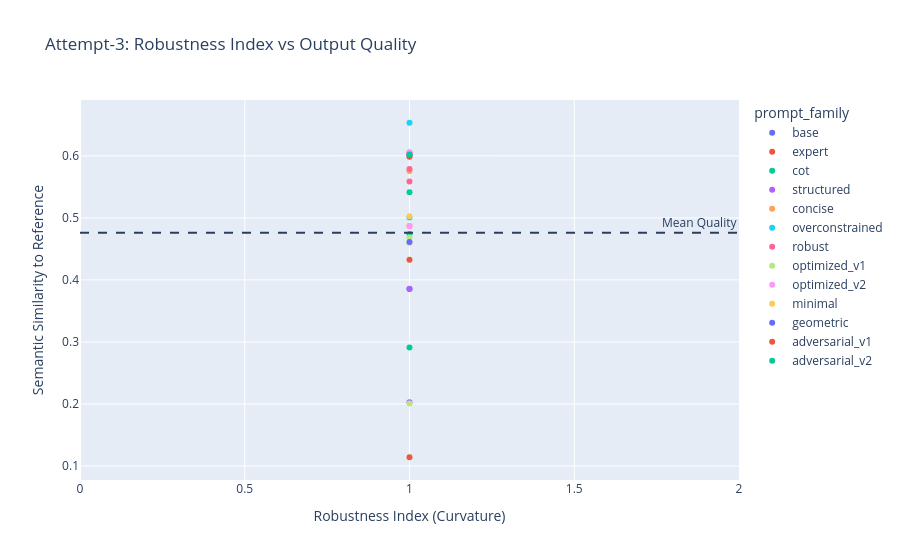
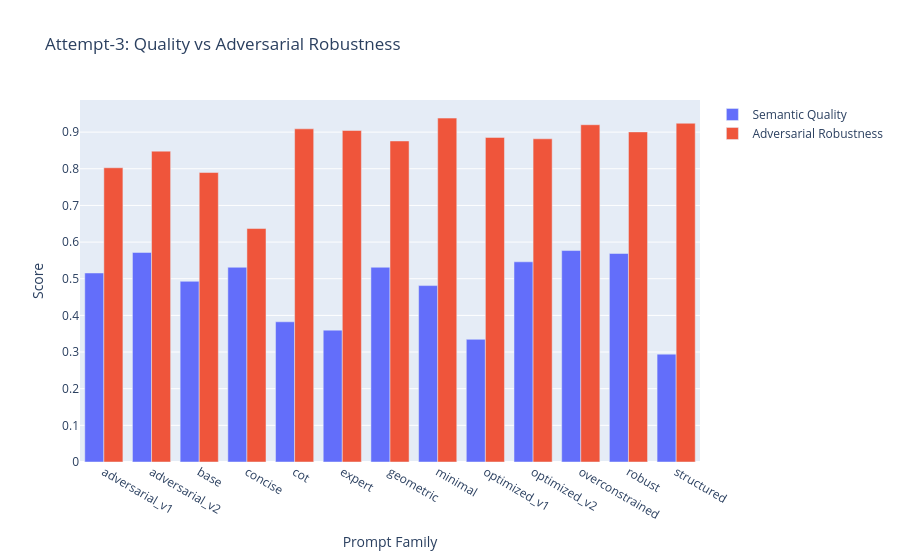
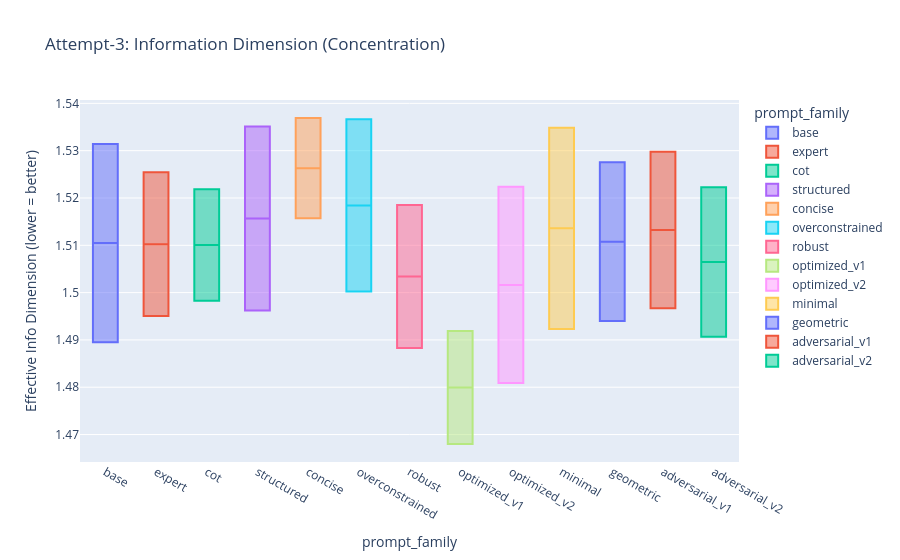
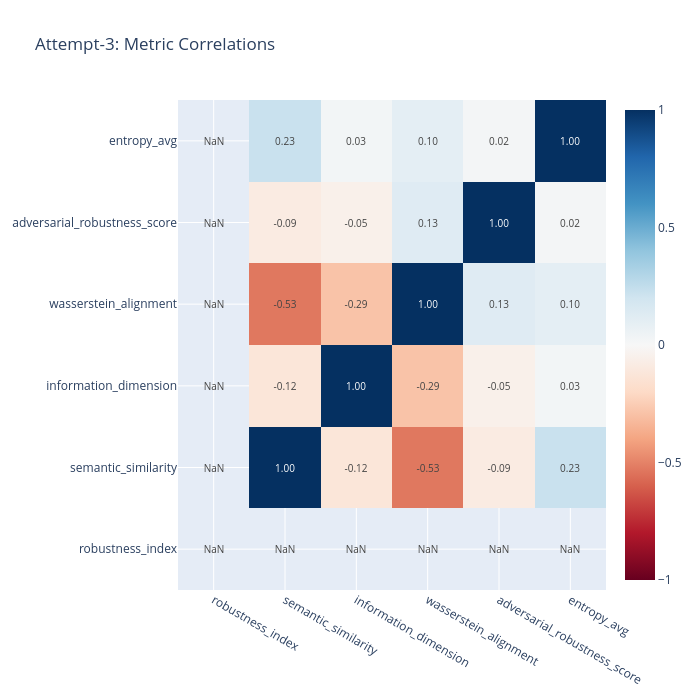

These figures' notebook cell, in order:
### Code cell
"""
BLOCK 10: Interactive Visualization with Plotly
Real-time analysis of results
"""

print("=" * 70)
print("BLOCK 10: INTERACTIVE VISUALIZATION")
print("=" * 70)

# Load results (if running fresh)
df = pd.read_csv(
    "attempt3_results_v1.csv") if 'results_df' not in dir() else results_df

print("\n[1] Creating interactive visualizations...\n")

# ============================================================================
# 1. Robustness vs Quality (Interactive Scatter)
# ============================================================================

fig1 = px.scatter(
    df,
    x="robustness_index",
    y="semantic_similarity",
    color="prompt_family",
    hover_data=["prompt_family", "task_type"],
    title="Attempt-3: Robustness Index vs Output Quality",
    labels={
        "robustness_index": "Robustness Index (Curvature)",
        "semantic_similarity": "Semantic Similarity to Reference"
    }
)
fig1.add_hline(y=df["semantic_similarity"].mean(),
               line_dash="dash", annotation_text="Mean Quality")
fig1.show()

print("✓ Plot 1: Robustness vs Quality\n")

# ============================================================================
# 2. Adversarial Robustness Comparison
# ============================================================================

fig2_data = df.groupby("prompt_family").agg({
    "semantic_similarity": "mean",
    "adversarial_robustness_score": "mean",
    "noisy_resilience": "mean",
    "jailbreak_resilience": "mean",
}).reset_index()

fig2 = go.Figure()

fig2.add_trace(go.Bar(
    name="Semantic Quality",
    x=fig2_data["prompt_family"],
    y=fig2_data["semantic_similarity"]
))

fig2.add_trace(go.Bar(
    name="Adversarial Robustness",
    x=fig2_data["prompt_family"],
    y=fig2_data["adversarial_robustness_score"]
))

fig2.update_layout(
    title="Attempt-3: Quality vs Adversarial Robustness",
    xaxis_title="Prompt Family",
    yaxis_title="Score",
    barmode="group",
    hovermode="x"
)
fig2.show()

print("✓ Plot 2: Quality vs Adversarial Robustness\n")

# ============================================================================
# 3. Information Dimension (Low = Better)
# ============================================================================

fig3 = px.box(
    df,
    x="prompt_family",
    y="information_dimension",
    color="prompt_family",
    title="Attempt-3: Information Dimension (Concentration)",
    labels={
        "information_dimension": "Effective Info Dimension (lower = better)"}
)
fig3.show()

print("✓ Plot 3: Information Dimension by Family\n")

# ============================================================================
# 4. Metric Correlations (Heatmap)
# ============================================================================

corr_cols = [
    "robustness_index",
    "semantic_similarity",
    "information_dimension",
    "wasserstein_alignment",
    "adversarial_robustness_score",
    "entropy_avg"
]

corr_matrix = df[corr_cols].corr()

fig4 = go.Figure(data=go.Heatmap(
    z=corr_matrix.values,
    x=corr_matrix.columns,
    y=corr_matrix.columns,
    colorscale='RdBu',
    zmid=0,
    text=np.round(corr_matrix.values, 2),
    texttemplate='%{text:.2f}',
    textfont={"size": 10},
))

fig4.update_layout(
    title="Attempt-3: Metric Correlations",
    width=700,
    height=700
)
fig4.show()

print("✓ Plot 4: Correlation Heatmap\n")

# ============================================================================
# 5. Prompt Family Ranking Dashboard
# ============================================================================

family_stats = df.groupby("prompt_family").agg({
    "semantic_similarity": ["mean", "std"],
    "robustness_index": "mean",
    "adversarial_robustness_score": "mean",
    "information_dimension": "mean",
}).round(4)

family_stats.columns = [
    "Sim_Mean", "Sim_Std", "Robustness",
    "Adv_Robustness", "Info_Dim"
]
family_stats = family_stats.sort_values("Sim_Mean", ascending=False)

print("Prompt Family Rankings:")
print(family_stats)
print()

print("=" * 70)
print("✓ BLOCK 10 COMPLETE - Visualizations Ready!")
print("=" * 70 + "\n")

### Figure 1 — Plotly figure (JSON) as saved in the notebook; plotly's stock layout.template omitted (floating-point values rounded to 4 significant figures)
{"data": [{"customdata": [["base", "math"], ["base", "math"]], "hovertemplate": "prompt_family=%{customdata[0]}<br>Robustness Index (Curvature)=%{x}<br>Semantic Similarity to Reference=%{y}<br>task_type=%{customdata[1]}<extra></extra>", "legendgroup": "base", "marker": {"color": "#636efa", "symbol": "circle"}, "mode": "markers", "name": "base", "orientation": "v", "showlegend": true, "type": "scatter", "x": [1.0, 1.0], "xaxis": "x", "y": [0.3855, 0.6004], "yaxis": "y"}, {"customdata": [["expert", "math"], ["expert", "math"]], "hovertemplate": "prompt_family=%{customdata[0]}<br>Robustness Index (Curvature)=%{x}<br>Semantic Similarity to Reference=%{y}<br>task_type=%{customdata[1]}<extra></extra>", "legendgroup": "expert", "marker": {"color": "#EF553B", "symbol": "circle"}, "mode": "markers", "name": "expert", "orientation": "v", "showlegend": true, "type": "scatter", "x": [1.0, 1.0], "xaxis": "x", "y": [0.1142, 0.6053], "yaxis": "y"}, {"customdata": [["cot", "math"], ["cot", "math"]], "hovertemplate": "prompt_family=%{customdata[0]}<br>Robustness Index (Curvature)=%{x}<br>Semantic Similarity to Reference=%{y}<br>task_type=%{customdata[1]}<extra></extra>", "legendgroup": "cot", "marker": {"color": "#00cc96", "symbol": "circle"}, "mode": "markers", "name": "cot", "orientation": "v", "showlegend": true, "type": "scatter", "x": [1.0, 1.0], "xaxis": "x", "y": [0.4742, 0.2909], "yaxis": "y"}, {"customdata": [["structured", "math"], ["structured", "math"]], "hovertemplate": "prompt_family=%{customdata[0]}<br>Robustness Index (Curvature)=%{x}<br>Semantic Similarity to Reference=%{y}<br>task_type=%{customdata[1]}<extra></extra>", "legendgroup": "structured", "marker": {"color": "#ab63fa", "symbol": "circle"}, "mode": "markers", "name": "structured", "orientation": "v", "showlegend": true, "type": "scatter", "x": [1.0, 1.0], "xaxis": "x", "y": [0.3857, 0.2029], "yaxis": "y"}, {"customdata": [["concise", "math"], ["concise", "math"]], "hovertemplate": "prompt_family=%{customdata[0]}<br>Robustness Index (Curvature)=%{x}<br>Semantic Similarity to Reference=%{y}<br>task_type=%{customdata[1]}<extra></extra>", "legendgroup": "concise", "marker": {"color": "#FFA15A", "symbol": "circle"}, "mode": "markers", "name": "concise", "orientation": "v", "showlegend": true, "type": "scatter", "x": [1.0, 1.0], "xaxis": "x", "y": [0.4868, 0.5758], "yaxis": "y"}, {"customdata": [["overconstrained", "math"], ["overconstrained", "math"]], "hovertemplate": "prompt_family=%{customdata[0]}<br>Robustness Index (Curvature)=%{x}<br>Semantic Similarity to Reference=%{y}<br>task_type=%{customdata[1]}<extra></extra>", "legendgroup": "overconstrained", "marker": {"color": "#19d3f3", "symbol": "circle"}, "mode": "markers", "name": "overconstrained", "orientation": "v", "showlegend": true, "type": "scatter", "x": [1.0, 1.0], "xaxis": "x", "y": [0.5005, 0.6534], "yaxis": "y"}, {"customdata": [["robust", "math"], ["robust", "math"]], "hovertemplate": "prompt_family=%{customdata[0]}<br>Robustness Index (Curvature)=%{x}<br>Semantic Similarity to Reference=%{y}<br>task_type=%{customdata[1]}<extra></extra>", "legendgroup": "robust", "marker": {"color": "#FF6692", "symbol": "circle"}, "mode": "markers", "name": "robust", "orientation": "v", "showlegend": true, "type": "scatter", "x": [1.0, 1.0], "xaxis": "x", "y": [0.579, 0.5588], "yaxis": "y"}, {"customdata": [["optimized_v1", "math"], ["optimized_v1", "math"]], "hovertemplate": "prompt_family=%{customdata[0]}<br>Robustness Index (Curvature)=%{x}<br>Semantic Similarity to Reference=%{y}<br>task_type=%{customdata[1]}<extra></extra>", "legendgroup": "optimized_v1", "marker": {"color": "#B6E880", "symbol": "circle"}, "mode": "markers", "name": "optimized_v1", "orientation": "v", "showlegend": true, "type": "scatter", "x": [1.0, 1.0], "xaxis": "x", "y": [0.4684, 0.2009], "yaxis": "y"}, {"customdata": [["optimized_v2", "math"], ["optimized_v2", "math"]], "hovertemplate": "prompt_family=%{customdata[0]}<br>Robustness Index (Curvature)=%{x}<br>Semantic Similarity to Reference=%{y}<br>task_type=%{customdata[1]}<extra></extra>", "legendgroup": "optimized_v2", "marker": {"color": "#FF97FF", "symbol": "circle"}, "mode": "markers", "name": "optimized_v2", "orientation": "v", "showlegend": true, "type": "scatter", "x": [1.0, 1.0], "xaxis": "x", "y": [0.4868, 0.6056], "yaxis": "y"}, {"customdata": [["minimal", "math"], ["minimal", "math"]], "hovertemplate": "prompt_family=%{customdata[0]}<br>Robustness Index (Curvature)=%{x}<br>Semantic Similarity to Reference=%{y}<br>task_type=%{customdata[1]}<extra></extra>", "legendgroup": "minimal", "marker": {"color": "#FECB52", "symbol": "circle"}, "mode": "markers", "name": "minimal", "orientation": "v", "showlegend": true, "type": "scatter", "x": [1.0, 1.0], "xaxis": "x", "y": [0.4599, 0.5027], "yaxis": "y"}, {"customdata": [["geometric", "math"], ["geometric", "math"]], "hovertemplate": "prompt_family=%{customdata[0]}<br>Robustness Index (Curvature)=%{x}<br>Semantic Similarity to Reference=%{y}<br>task_type=%{customdata[1]}<extra></extra>", "legendgroup": "geometric", "marker": {"color": "#636efa", "symbol": "circle"}, "mode": "markers", "name": "geometric", "orientation": "v", "showlegend": true, "type": "scatter", "x": [1.0, 1.0], "xaxis": "x", "y": [0.461, 0.6016], "yaxis": "y"}, {"customdata": [["adversarial_v1", "math"], ["adversarial_v1", "math"]], "hovertemplate": "prompt_family=%{customdata[0]}<br>Robustness Index (Curvature)=%{x}<br>Semantic Similarity to Reference=%{y}<br>task_type=%{customdata[1]}<extra></extra>", "legendgroup": "adversarial_v1", "marker": {"color": "#EF553B", "symbol": "circle"}, "mode": "markers", "name": "adversarial_v1", "orientation": "v", "showlegend": true, "type": "scatter", "x": [1.0, 1.0], "xaxis": "x", "y": [0.4327, 0.5986], "yaxis": "y"}, {"customdata": [["adversarial_v2", "math"], ["adversarial_v2", "math"]], "hovertemplate": "prompt_family=%{customdata[0]}<br>Robustness Index (Curvature)=%{x}<br>Semantic Similarity to Reference=%{y}<br>task_type=%{customdata[1]}<extra></extra>", "legendgroup": "adversarial_v2", "marker": {"color": "#00cc96", "symbol": "circle"}, "mode": "markers", "name": "adversarial_v2", "orientation": "v", "showlegend": true, "type": "scatter", "x": [1.0, 1.0], "xaxis": "x", "y": [0.5412, 0.6023], "yaxis": "y"}], "layout": {"annotations": [{"showarrow": false, "text": "Mean Quality", "x": 1, "xanchor": "right", "xref": "x domain", "y": 0.476, "yanchor": "bottom", "yref": "y"}], "legend": {"title": {"text": "prompt_family"}, "tracegroupgap": 0}, "shapes": [{"line": {"dash": "dash"}, "type": "line", "x0": 0, "x1": 1, "xref": "x domain", "y0": 0.476, "y1": 0.476, "yref": "y"}], "title": {"text": "Attempt-3: Robustness Index vs Output Quality"}, "xaxis": {"anchor": "y", "domain": [0, 1], "title": {"text": "Robustness Index (Curvature)"}}, "yaxis": {"anchor": "x", "domain": [0, 1], "title": {"text": "Semantic Similarity to Reference"}}}}

### Figure 2 — Plotly figure (JSON) as saved in the notebook; plotly's stock layout.template omitted (floating-point values rounded to 4 significant figures)
{"data": [{"name": "Semantic Quality", "type": "bar", "x": ["adversarial_v1", "adversarial_v2", "base", "concise", "cot", "expert", "geometric", "minimal", "optimized_v1", "optimized_v2", "overconstrained", "robust", "structured"], "y": [0.5157, 0.5717, 0.4929, 0.5313, 0.3825, 0.3597, 0.5313, 0.4813, 0.3347, 0.5462, 0.5769, 0.5689, 0.2943]}, {"name": "Adversarial Robustness", "type": "bar", "x": ["adversarial_v1", "adversarial_v2", "base", "concise", "cot", "expert", "geometric", "minimal", "optimized_v1", "optimized_v2", "overconstrained", "robust", "structured"], "y": [0.8027, 0.8481, 0.7898, 0.6369, 0.909, 0.9045, 0.8759, 0.9383, 0.8856, 0.8818, 0.9202, 0.9006, 0.9242]}], "layout": {"barmode": "group", "hovermode": "x", "title": {"text": "Attempt-3: Quality vs Adversarial Robustness"}, "xaxis": {"title": {"text": "Prompt Family"}}, "yaxis": {"title": {"text": "Score"}}}}

### Figure 3 — Plotly figure (JSON) as saved in the notebook; plotly's stock layout.template omitted (floating-point values rounded to 4 significant figures)
{"data": [{"alignmentgroup": "True", "hovertemplate": "prompt_family=%{x}<br>Effective Info Dimension (lower = better)=%{y}<extra></extra>", "legendgroup": "base", "marker": {"color": "#636efa"}, "name": "base", "notched": false, "offsetgroup": "base", "orientation": "v", "showlegend": true, "type": "box", "x": ["base", "base"], "x0": " ", "xaxis": "x", "y": [1.531, 1.489], "y0": " ", "yaxis": "y"}, {"alignmentgroup": "True", "hovertemplate": "prompt_family=%{x}<br>Effective Info Dimension (lower = better)=%{y}<extra></extra>", "legendgroup": "expert", "marker": {"color": "#EF553B"}, "name": "expert", "notched": false, "offsetgroup": "expert", "orientation": "v", "showlegend": true, "type": "box", "x": ["expert", "expert"], "x0": " ", "xaxis": "x", "y": [1.525, 1.495], "y0": " ", "yaxis": "y"}, {"alignmentgroup": "True", "hovertemplate": "prompt_family=%{x}<br>Effective Info Dimension (lower = better)=%{y}<extra></extra>", "legendgroup": "cot", "marker": {"color": "#00cc96"}, "name": "cot", "notched": false, "offsetgroup": "cot", "orientation": "v", "showlegend": true, "type": "box", "x": ["cot", "cot"], "x0": " ", "xaxis": "x", "y": [1.522, 1.498], "y0": " ", "yaxis": "y"}, {"alignmentgroup": "True", "hovertemplate": "prompt_family=%{x}<br>Effective Info Dimension (lower = better)=%{y}<extra></extra>", "legendgroup": "structured", "marker": {"color": "#ab63fa"}, "name": "structured", "notched": false, "offsetgroup": "structured", "orientation": "v", "showlegend": true, "type": "box", "x": ["structured", "structured"], "x0": " ", "xaxis": "x", "y": [1.535, 1.496], "y0": " ", "yaxis": "y"}, {"alignmentgroup": "True", "hovertemplate": "prompt_family=%{x}<br>Effective Info Dimension (lower = better)=%{y}<extra></extra>", "legendgroup": "concise", "marker": {"color": "#FFA15A"}, "name": "concise", "notched": false, "offsetgroup": "concise", "orientation": "v", "showlegend": true, "type": "box", "x": ["concise", "concise"], "x0": " ", "xaxis": "x", "y": [1.537, 1.516], "y0": " ", "yaxis": "y"}, {"alignmentgroup": "True", "hovertemplate": "prompt_family=%{x}<br>Effective Info Dimension (lower = better)=%{y}<extra></extra>", "legendgroup": "overconstrained", "marker": {"color": "#19d3f3"}, "name": "overconstrained", "notched": false, "offsetgroup": "overconstrained", "orientation": "v", "showlegend": true, "type": "box", "x": ["overconstrained", "overconstrained"], "x0": " ", "xaxis": "x", "y": [1.537, 1.5], "y0": " ", "yaxis": "y"}, {"alignmentgroup": "True", "hovertemplate": "prompt_family=%{x}<br>Effective Info Dimension (lower = better)=%{y}<extra></extra>", "legendgroup": "robust", "marker": {"color": "#FF6692"}, "name": "robust", "notched": false, "offsetgroup": "robust", "orientation": "v", "showlegend": true, "type": "box", "x": ["robust", "robust"], "x0": " ", "xaxis": "x", "y": [1.519, 1.488], "y0": " ", "yaxis": "y"}, {"alignmentgroup": "True", "hovertemplate": "prompt_family=%{x}<br>Effective Info Dimension (lower = better)=%{y}<extra></extra>", "legendgroup": "optimized_v1", "marker": {"color": "#B6E880"}, "name": "optimized_v1", "notched": false, "offsetgroup": "optimized_v1", "orientation": "v", "showlegend": true, "type": "box", "x": ["optimized_v1", "optimized_v1"], "x0": " ", "xaxis": "x", "y": [1.492, 1.468], "y0": " ", "yaxis": "y"}, {"alignmentgroup": "True", "hovertemplate": "prompt_family=%{x}<br>Effective Info Dimension (lower = better)=%{y}<extra></extra>", "legendgroup": "optimized_v2", "marker": {"color": "#FF97FF"}, "name": "optimized_v2", "notched": false, "offsetgroup": "optimized_v2", "orientation": "v", "showlegend": true, "type": "box", "x": ["optimized_v2", "optimized_v2"], "x0": " ", "xaxis": "x", "y": [1.522, 1.481], "y0": " ", "yaxis": "y"}, {"alignmentgroup": "True", "hovertemplate": "prompt_family=%{x}<br>Effective Info Dimension (lower = better)=%{y}<extra></extra>", "legendgroup": "minimal", "marker": {"color": "#FECB52"}, "name": "minimal", "notched": false, "offsetgroup": "minimal", "orientation": "v", "showlegend": true, "type": "box", "x": ["minimal", "minimal"], "x0": " ", "xaxis": "x", "y": [1.535, 1.492], "y0": " ", "yaxis": "y"}, {"alignmentgroup": "True", "hovertemplate": "prompt_family=%{x}<br>Effective Info Dimension (lower = better)=%{y}<extra></extra>", "legendgroup": "geometric", "marker": {"color": "#636efa"}, "name": "geometric", "notched": false, "offsetgroup": "geometric", "orientation": "v", "showlegend": true, "type": "box", "x": ["geometric", "geometric"], "x0": " ", "xaxis": "x", "y": [1.528, 1.494], "y0": " ", "yaxis": "y"}, {"alignmentgroup": "True", "hovertemplate": "prompt_family=%{x}<br>Effective Info Dimension (lower = better)=%{y}<extra></extra>", "legendgroup": "adversarial_v1", "marker": {"color": "#EF553B"}, "name": "adversarial_v1", "notched": false, "offsetgroup": "adversarial_v1", "orientation": "v", "showlegend": true, "type": "box", "x": ["adversarial_v1", "adversarial_v1"], "x0": " ", "xaxis": "x", "y": [1.53, 1.497], "y0": " ", "yaxis": "y"}, {"alignmentgroup": "True", "hovertemplate": "prompt_family=%{x}<br>Effective Info Dimension (lower = better)=%{y}<extra></extra>", "legendgroup": "adversarial_v2", "marker": {"color": "#00cc96"}, "name": "adversarial_v2", "notched": false, "offsetgroup": "adversarial_v2", "orientation": "v", "showlegend": true, "type": "box", "x": ["adversarial_v2", "adversarial_v2"], "x0": " ", "xaxis": "x", "y": [1.522, 1.491], "y0": " ", "yaxis": "y"}], "layout": {"boxmode": "overlay", "legend": {"title": {"text": "prompt_family"}, "tracegroupgap": 0}, "title": {"text": "Attempt-3: Information Dimension (Concentration)"}, "xaxis": {"anchor": "y", "categoryarray": ["base", "expert", "cot", "structured", "concise", "overconstrained", "robust", "optimized_v1", "optimized_v2", "minimal", "geometric", "adversarial_v1", "adversarial_v2"], "categoryorder": "array", "domain": [0, 1], "title": {"text": "prompt_family"}}, "yaxis": {"anchor": "x", "domain": [0, 1], "title": {"text": "Effective Info Dimension (lower = better)"}}}}

### Figure 4 — Plotly figure (JSON) as saved in the notebook; plotly's stock layout.template omitted (floating-point values rounded to 4 significant figures)
{"data": [{"colorscale": [[0, "rgb(103,0,31)"], [0.1, "rgb(178,24,43)"], [0.2, "rgb(214,96,77)"], [0.3, "rgb(244,165,130)"], [0.4, "rgb(253,219,199)"], [0.5, "rgb(247,247,247)"], [0.6, "rgb(209,229,240)"], [0.7, "rgb(146,197,222)"], [0.8, "rgb(67,147,195)"], [0.9, "rgb(33,102,172)"], [1, "rgb(5,48,97)"]], "text": [[NaN, NaN, NaN, NaN, NaN, NaN], [NaN, 1.0, -0.12, -0.53, -0.09, 0.23], [NaN, -0.12, 1.0, -0.29, -0.05, 0.03], [NaN, -0.53, -0.29, 1.0, 0.13, 0.1], [NaN, -0.09, -0.05, 0.13, 1.0, 0.02], [NaN, 0.23, 0.03, 0.1, 0.02, 1.0]], "textfont": {"size": 10}, "texttemplate": "%{text:.2f}", "type": "heatmap", "x": ["robustness_index", "semantic_similarity", "information_dimension", "wasserstein_alignment", "adversarial_robustness_score", "entropy_avg"], "y": ["robustness_index", "semantic_similarity", "information_dimension", "wasserstein_alignment", "adversarial_robustness_score", "entropy_avg"], "z": [[NaN, NaN, NaN, NaN, NaN, NaN], [NaN, 1.0, -0.1229, -0.531, -0.08726, 0.2252], [NaN, -0.1229, 1.0, -0.2904, -0.05257, 0.02528], [NaN, -0.531, -0.2904, 1.0, 0.1282, 0.09823], [NaN, -0.08726, -0.05257, 0.1282, 1.0, 0.02258], [NaN, 0.2252, 0.02528, 0.09823, 0.02258, 1.0]], "zmid": 0}], "layout": {"height": 700, "title": {"text": "Attempt-3: Metric Correlations"}, "width": 700}}
